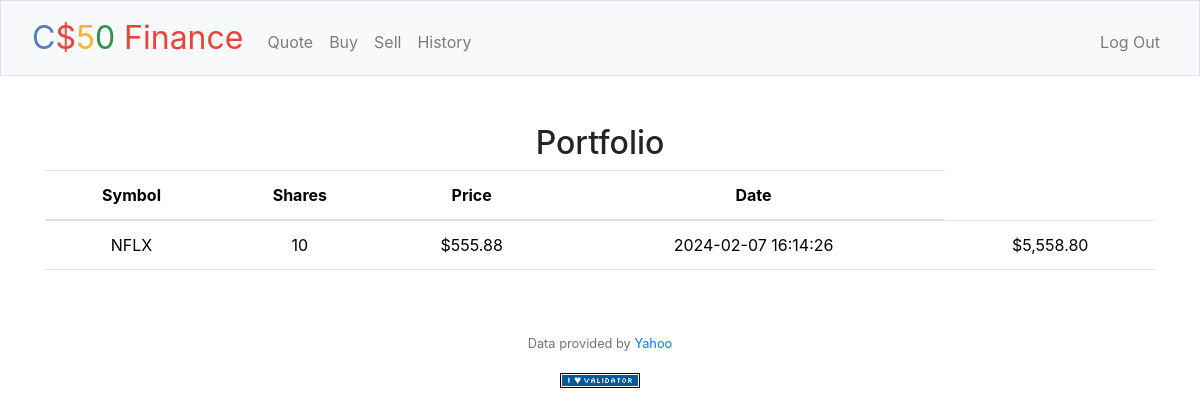
The app's page /history (signed in) with its own data.
### tables this page shows
CREATE TABLE 'transactions' ('id' INTEGER PRIMARY KEY AUTOINCREMENT NOT NULL, 'user_id' INTEGER, 'symbol' TEXT, 'shares' INTEGER, 'price' REAL, 'date' DATETIME);

### app.py (the view)
@app.route("/history")
@login_required
def history():
    user_id = session["user_id"]
    transactions_db = db.execute(
        "SELECT * FROM transactions WHERE  user_id = :id", id=user_id
    )
    return render_template("history.html", transactions=transactions_db)

### app.py (called while the page is built)
@app.after_request
def after_request(response):
    response.headers["Cache-Control"] = "no-cache, no-store, must-revalidate"
    response.headers["Expires"] = 0
    response.headers["Pragma"] = "no-cache"
    return response

### helpers.py (called while the page is built)
def login_required(f):
    @wraps(f)
    def decorated_function(*args, **kwargs):
        if session.get("user_id") is None:
            return redirect("/login")
        return f(*args, **kwargs)
    return decorated_function

def usd(value):
    return f"${value:,.2f}"

### templates/history.html (shortened to what this page needs)
{% extends "layout.html" %}
{% block main %}
    <h2>Portfolio</h2>
    <table class="table table-hover">
        <thead>
            <tr>
                <th scope="col">Symbol</th>
                <th scope="col">Shares</th>
                <th scope="col">Price</th>
                <th scope="col">Date</th>
            </tr>
        </thead>
        <tbody>
            {% for row in transactions %}
                <tr>
                    <td>{{ row["symbol"] }}</td>
                    <td>{{ row["shares"] }}</td>
                    <td>{{ row["price"]|usd }}</td>
                    <td>{{ row["date"] }}</td>
                    <td>{{ (row["shares"] * row["price"])|round(2)|usd }}</td>
                </tr>
            {% endfor %}
        </tbody>
    </table>
{% endblock %}

### records on screen
transactions: symbol "NFLX", shares "10", price "$555.88", date "2024-02-07 16:14:26", (row['shares']*row['price'])|round(2)|usd "$5,558.80"
